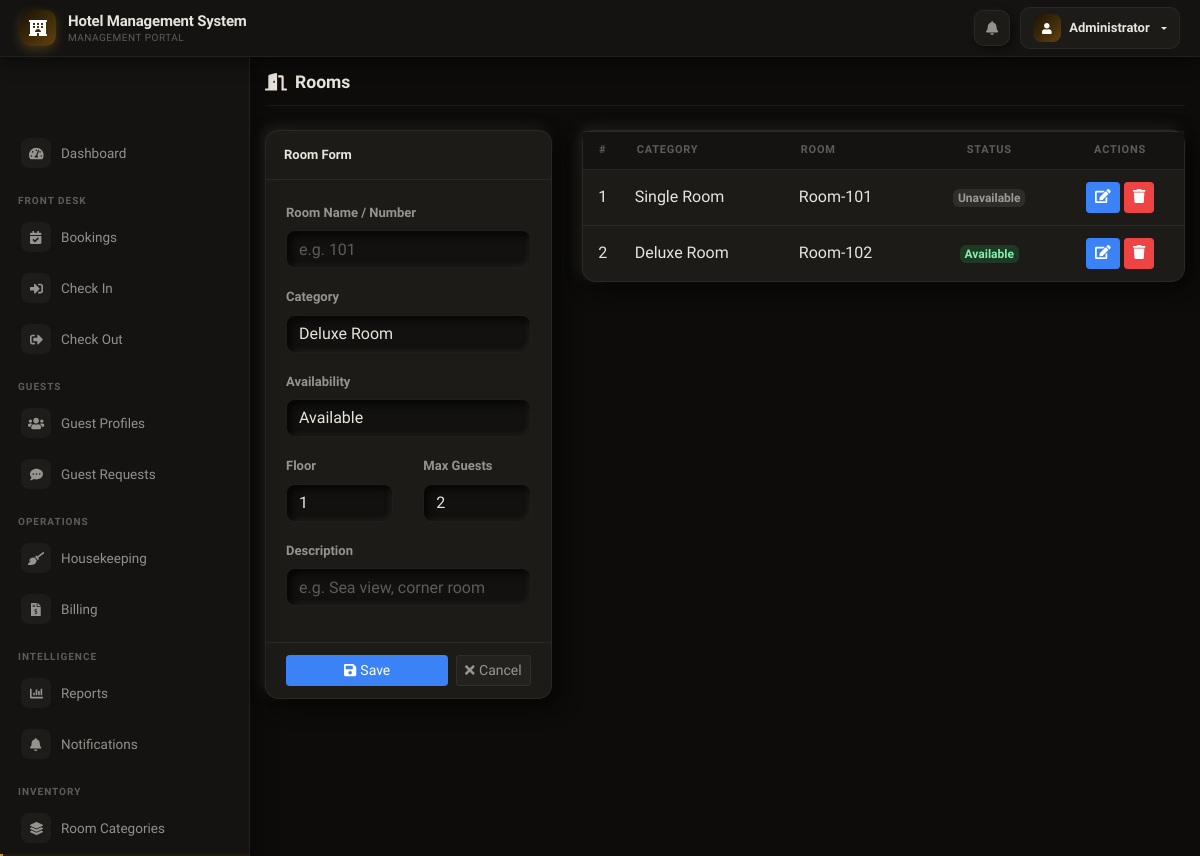
The page /admin/index.php?page=rooms (signed in) on the database its author committed.
### tables this page shows
CREATE TABLE `rooms` (
  `id` int(30) NOT NULL,
  `room` varchar(30) NOT NULL,
  `category_id` int(30) NOT NULL,
  `status` tinyint(1) NOT NULL DEFAULT 0 COMMENT '0 = Available , 1= Unvailables'
);

### admin/rooms.php (the view, shortened to what this page needs)
<?php include('db_connect.php'); ?>
<div class="container-fluid py-3">
  <div class="page-header mb-4">
    <h5 class="page-title"><i class="fa fa-door-open mr-2"></i>Rooms</h5>
  </div>
  <div class="row">
    <div class="col-md-4">
      <form action="" id="manage-room">
        <div class="card">
          <div class="card-header">Room Form</div>
          <div class="card-body">
            <div class="form-group">
              <label class="control-label">Room Name / Number</label>
              <input type="text" class="form-control" name="room" placeholder="e.g. 101">
            </div>
            <div class="form-group">
              <label class="control-label">Category</label>
              <select class="custom-select" name="category_id">
                <?php
                $cat = $conn->query("SELECT * FROM room_categories ORDER BY name ASC");
                while ($row = $cat->fetch_assoc()) {
                    $cat_name[$row['id']] = $row['name'];
                ?>
                <option value="<?php echo $row['id']; ?>"><?php echo htmlspecialchars($row['name']); ?></option>
                <?php } ?>
              </select>
            </div>
            <div class="form-group">
              <label class="control-label">Availability</label>
              <select class="custom-select" name="status">
                <option value="0">Available</option>
              </select>
            </div>
            <div class="row">
              <div class="col-6">
                <div class="form-group">
                  <label class="control-label">Floor</label>
                  <input type="number" class="form-control" name="floor" min="1" value="1">
                </div>
              </div>
              <div class="col-6">
                <div class="form-group">
                  <label class="control-label">Max Guests</label>
                  <input type="number" class="form-control" name="max_occupancy" min="1" value="2">
                </div>
              </div>
            </div>
            <div class="form-group">
              <label class="control-label">Description</label>
              <input type="text" class="form-control" name="description" placeholder="e.g. Sea view, corner room">
            </div>
          </div>
          <div class="card-footer">
            <div class="d-flex" style="gap:8px">
              <button class="btn btn-sm btn-primary flex-fill"><i class="fa fa-save mr-1"></i>Save</button>
              <button class="btn btn-sm btn-secondary" type="button" onclick="$('#manage-room').get(0).reset()">
                <i class="fa fa-times mr-1"></i>Cancel
              </button>
            </div>
          </div>
        </div>
      </form>
    </div>
    <div class="col-md-8">
      <div class="card">
        <div class="card-body p-0">
          <table class="table table-hover mb-0" id="rooms-table">
            <thead>
              <tr>
                <th class="text-center" style="width:40px">#</th>
                <th>Category</th>
                <th>Room</th>
                <th class="text-center">Status</th>
                <th class="text-center">Actions</th>
              </tr>
            </thead>
            <tbody>
              <?php
              $i     = 1;
              $rooms = $conn->query("SELECT * FROM rooms ORDER BY id ASC");
              while ($row = $rooms->fetch_assoc()):
              ?>
              <tr>
                <td class="text-center"><?php echo $i++; ?></td>
                <td><?php echo htmlspecialchars($cat_name[$row['category_id']] ?? '—'); ?></td>
                <td><?php echo htmlspecialchars($row['room']); ?></td>
                <?php if ($row['status'] == 0): ?>
                  <td class="text-center"><span class="badge badge-success">Available</span></td>
                <?php else: ?>
                  <td class="text-center"><span class="badge badge-secondary">Unavailable</span></td>
                <?php endif; ?>
                <td class="text-center">
                  <button class="btn btn-sm btn-primary edit_cat" type="button"
                    data-id="<?php echo $row['id']; ?>"
                    data-room="<?php echo htmlspecialchars($row['room']); ?>"
                    data-category_id="<?php echo $row['category_id']; ?>"
                    data-status="<?php echo $row['status']; ?>"
                    data-floor="<?php echo $row['floor'] ?? 1; ?>"
                    data-max_occupancy="<?php echo $row['max_occupancy'] ?? 2; ?>"
                    data-description="<?php echo htmlspecialchars($row['description'] ?? ''); ?>">
                    <i class="fa fa-edit"></i>
                  </button>
                  <button class="btn btn-sm btn-danger delete_cat" type="button" data-id="<?php echo $row['id']; ?>">
                    <i class="fa fa-trash"></i>
                  </button>
                </td>
              </tr>
              <?php endwhile; ?>
            </tbody>
          </table>
        </div>
      </div>
    </div>
  </div>
</div>

### admin/assets/css/style.css (style rules this page uses)
body { font-family: "Open Sans", sans-serif; color: #444444; width: 100%; height: calc(100%); }
h1, h2, h3, h4, h5, h6 { font-family: "Raleway", sans-serif; }

### admin/assets/css/dashboard.css (style rules this page uses)
:root { --brand: #c4913a; --brand-light: #d4a84b; --brand-glow: rgba(196, 145, 58, 0.26); --brand-gradient: linear-gradient(135deg, #1a1106 0%, rgba(100, 68, 14, 0.96) 100%); --bg-base: #0d0c0b; --bg-surface: rgb(20, 19, 17); --bg-raised: rgb(28, 27, 24); --bg-elevated: rgb(36, 34, 30); --bg-input: rgb(18, 17, 15); --border-subtle: rgba(255, 255, 255, 0.055); --border-brand: rgba(196, 145, 58, 0.35); --text-primary: #e8e4dc; --text-secondary: rgba(232, 228, 220, 0.60); --text-muted: rgba(232, 228, 220, 0.35); --shadow-neu: 8px 8px 20px rgb(6, 5, 4), -4px -4px 12px rgb(34, 32, 28), 0 0 0 1px rgba(255, 255, 255, 0.04); --shadow-neu-hover: 12px 12px 28px rgb(4, 3, 2), -6px -6px 16px rgb(40, 38, 34); --shadow-inset: inset 4px 4px 8px rgb(6, 5, 4), inset -2px -2px 5px rgb(36, 34, 30); }
body { background: var(--bg-base) !important; color: var(--text-primary) !important; font-family: 'Plus Jakarta Sans', 'Poppins', 'Segoe UI', sans-serif !important; }
.card { background: var(--bg-raised) !important; border: 1px solid var(--border-subtle) !important; border-radius: 14px !important; box-shadow: var(--shadow-neu) !important; color: var(--text-primary); }
.card-header { background: transparent !important; border-bottom: 1px solid var(--border-subtle) !important; padding: 14px 18px !important; font-size: 13px; font-weight: 700; color: var(--text-primary); }
.card-body { color: var(--text-primary); }
.card-footer { background: transparent !important; border-top: 1px solid var(--border-subtle) !important; }
.table { color: var(--text-primary) !important; border-color: var(--border-subtle) !important; }
.table td, .table th { border-color: var(--border-subtle) !important; vertical-align: middle; }
.table thead th { background: var(--bg-surface) !important; color: var(--text-muted) !important; font-size: 11px; font-weight: 700; text-transform: uppercase; letter-spacing: 0.07em; border-bottom: 1px solid var(--border-subtle) !important; padding: 10px 14px; }
.table tbody tr { transition: background 0.15s; }
.badge { border-radius: 6px !important; font-weight: 600 !important; }
.badge-success { background: rgba(34,197,94,0.18) !important; color: #86efac !important; }
.badge-secondary { background: rgba(255,255,255,0.08) !important; color: var(--text-secondary) !important; }
.form-control, .custom-select { background: var(--bg-input) !important; border: 1px solid var(--border-subtle) !important; border-radius: 9px !important; color: var(--text-primary) !important; box-shadow: var(--shadow-inset) !important; transition: border-color 0.18s, box-shadow 0.18s; }
.form-control::placeholder { color: var(--text-muted) !important; }
label { color: var(--text-secondary) !important; font-size: 13px; font-weight: 600; }
.btn-primary { background: #3b82f6 !important; border-color: #3b82f6 !important; }
.btn-danger { background: #ef4444 !important; border-color: #ef4444 !important; }
.btn-secondary { background: var(--bg-elevated) !important; border-color: var(--border-subtle) !important; color: var(--text-secondary) !important; }
select option { background: var(--bg-raised); color: var(--text-primary); }
.page-header { display: flex; align-items: center; justify-content: space-between; padding-bottom: 12px; border-bottom: 1px solid var(--border-subtle); margin-bottom: 1.25rem; }
.page-title { font-size: 1.1rem; font-weight: 700; color: var(--text-primary); margin: 0; }

### rows shown on the page
rooms: category "Single Room", room "Room-101", status "Unavailable"
rooms: category "Deluxe Room", room "Room-102", status "Available"

### other values the page prints
$_SESSION['setting_hotel_name'] "Hotel Management System"
$_SESSION['login_name'] "Administrator"
form field category_id "Deluxe Room"
